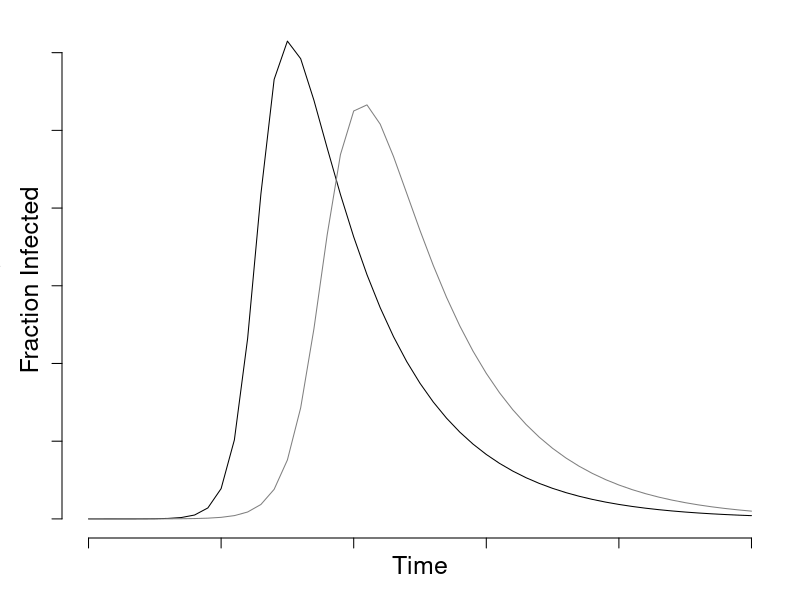
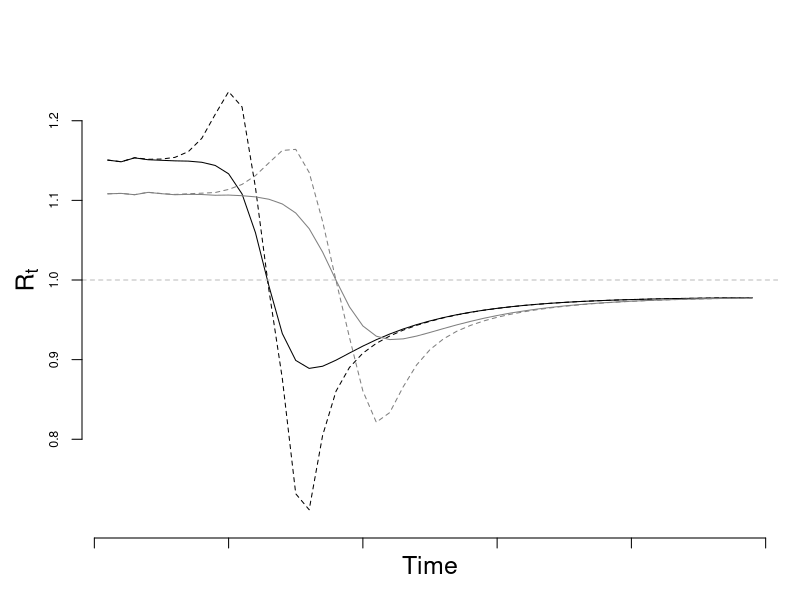
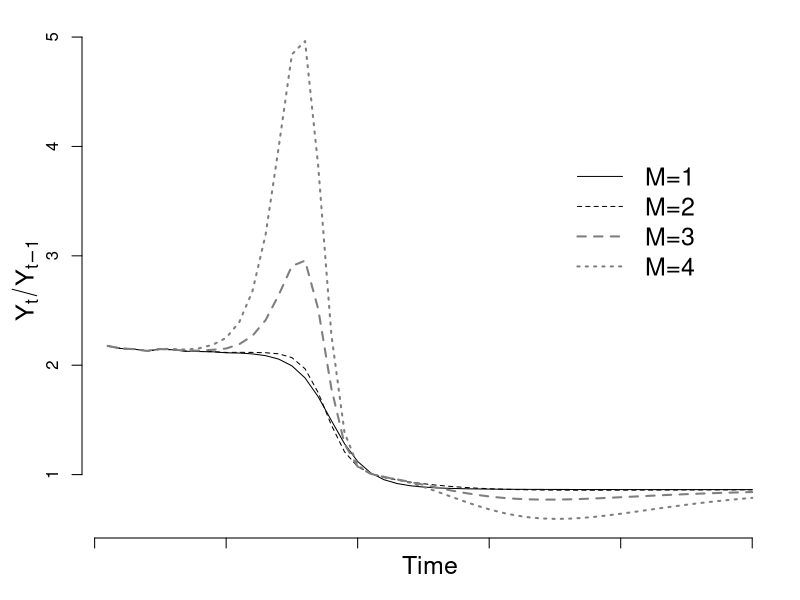
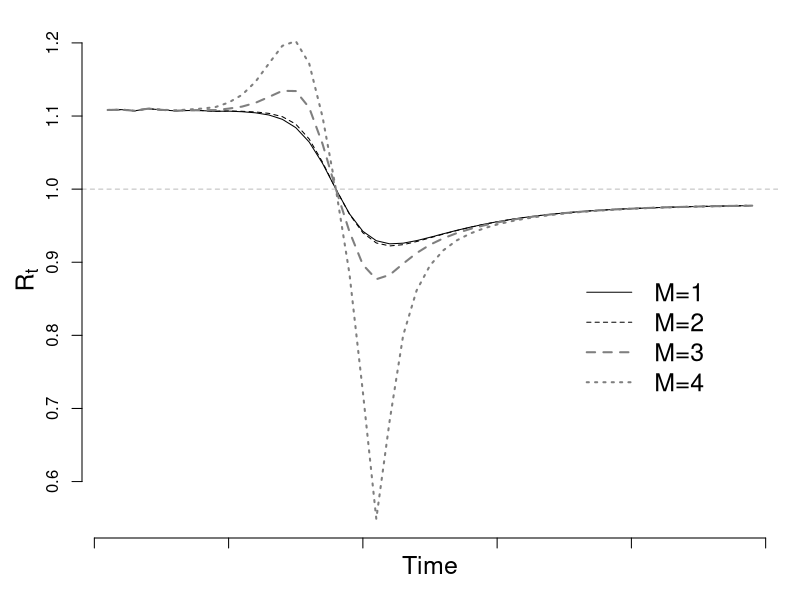

Here is the R script that generated these plots, in order:
## Potential bias due to self-selection and measurement error 
## from a deterministic SIR mode

## Load deSolve package
library(deSolve)

## Create an SIR function
sir <- function(time, state, parameters) {
  
  with(as.list(c(state, parameters)), {
    
    dS <- -beta * S * I
    dI <-  beta * S * I - gamma * I
    dR <-                 gamma * I
    
    return(list(c(dS, dI, dR)))
  })
}

### Set parameters
## Proportion in each compartment: Susceptible 0.999999, Infected 0.000001, Recovered 0
init       <- c(S = 1-1e-6, I = 1e-6, R = 0.0)
## beta: infection parameter; gamma: recovery parameter
# parameters <- c(beta = 1.4247, gamma = 0.14286)
parameters1 <- c(beta = 1.2, gamma = 0.15)
parameters2 <- c(beta = 0.9, gamma = 0.15)
## Time frame
times      <- seq(0, 50, by = 1)

## Solve using ode (General Solver for Ordinary Differential Equations)
out1 <- ode(y = init, times = times, func = sir, parms = parameters1)
out2 <- ode(y = init, times = times, func = sir, parms = parameters2)
## change to data frame
out1 <- as.data.frame(out1)
out2 <- as.data.frame(out2)
## Delete time variable
out1$time <- NULL
out2$time <- NULL
## Show data
png(filename = "../figs/sir.png",
    width = 6.5, height = 4, units = "in", res = 1200, pointsize = 12)
par(mar = c(3,3,1,1)+0.1)
plot(times, out1$I, type = "l", axes = FALSE, bty = "n")
lines(times, out2$I, col = "grey50")
axis(side = 1, labels = FALSE)
axis(side = 2, labels = FALSE)
mtext("Fraction Infected", side = 2, line = 1, cex = 1.5)
mtext("Time", side = 1, line = 1, cex = 1.5)
dev.off()

## Setup for bias plots
f = 0.02
M = 4 
days = 1:365
FP = 0.024; FN = 0.30
bary1_new = -diff(out1$S)
bary1_all = out1$I
bary2_new = -diff(out2$S)
bary2_all = out2$I

bias_fn <- function(M, bary, f, FP = 0.01, FN = 0.15) {
  const = (bary*M + (1-bary))
  f0 = f/const
  f1 = M*f0
  Delta = f1 - f0
  D_M1 = 1 - Delta * bary/(1-bary) * (FP*(1-bary) + FN * bary)/ (f0 * (1-bary) + f1 * bary)
  D_M2 = 1/(1-FP-FN)
  D_M = D_M1 * D_M2
  rho = Delta*sqrt(bary*(1-bary))/sqrt(f*(1-f))
  error = rho*sqrt((1-f)/f) * sqrt(1-bary)/sqrt(bary)*D_M
  lag_error = error[1:(length(error)-1)]
  cur_error = error[2:(length(error))]
  
  lin_term = cur_error - lag_error
  quad_term = lag_error^2 - cur_error*lag_error
  
  cur_bary = bary[2:length(error)]
  lag_bary = bary[1:(length(error)-1)]
  
  bias = (lin_term+quad_term) * cur_bary/lag_bary
  
  Rt = 1+log(cur_bary/lag_bary)/7
  logbias = log(1+lin_term+quad_term)/7
  
  return(list("r"=cur_bary/lag_bary, "bias" = bias,
              "Rt"=Rt, "logbias"=logbias))
}

bias1_all = bias_fn(M, bary1_all, f)
bias1_new = bias_fn(M, bary1_new, f)
bias2_all = bias_fn(M, bary2_all, f)
bias2_new = bias_fn(M, bary2_new, f)

## Ratio Comparison: Use New for Fraction of New Cases
ymax = max(bias1_new$Rt+bias1_new$logbias, bias1_new$Rt, bias2_new$Rt+bias2_new$logbias, bias2_new$Rt, na.rm = TRUE)
ymin = min(bias1_new$Rt+bias1_new$logbias, bias1_new$Rt, bias2_new$Rt+bias2_new$logbias, bias2_new$Rt, na.rm = TRUE)
png(filename = "../figs/sir_rt_comparison.png",
    width = 6.5, height = 4, units = "in", res = 1200, pointsize = 12)
par(mar = c(3,4,1,1)+0.1)
plot(bias1_new$Rt, type = "l", ylim = c(0.7, 1.3), axes = FALSE, bty = "n", xlab = "", ylab = "")
lines(bias1_new$Rt + bias1_new$logbias, lty = 2)
abline(h = 1.0, col = "grey", lty = 2)
lines(bias2_new$Rt, lty = 1, col = "grey50")
lines(bias2_new$Rt+bias2_new$logbias, lty = 2, col = "grey50")
axis(side =1, labels = FALSE)
axis(side =2, cex.axis = 0.75, at = seq(0.8,1.2,0.1))
mtext(expression(R[t]), side = 2, line = 2, cex = 1.5)
mtext("Time", side = 1, line = 1, cex = 1.5)
dev.off()

## Same curve, just different M value
M1 = 2; M2 = 3; M3 = 4
bias1 = bias_fn(M1, bary2_all, f, FP, FN)
bias2 = bias_fn(M2, bary2_all, f, FP, FN)
bias3 = bias_fn(M3, bary2_all, f, FP, FN)

## Ratio for different M: Use All for Prevalence
ymax = max(bias3$r+bias3$bias)
ymin = min(bias3$r+bias3$bias)
png(filename = "../figs/sir_ratio.png",
    width = 6.5, height = 4, units = "in", res = 1200, pointsize = 12)
par(mar = c(3,4,1,1)+0.1)
plot(bias1$r, type = "l", ylim = c(ymin, ymax), axes = FALSE, bty = "n", xlab = "", ylab = "")
lines(bias1$r+bias1$bias, lty = 2)
lines(bias2$r+bias2$bias, col = "grey50", lty = 2, lwd = 2)
lines(bias3$r+bias3$bias, col = "grey50", lty = 3, lwd = 2)
axis(side =1, labels = FALSE)
axis(side =2, cex.axis = 1)
mtext(expression(Y[t]/Y[t-1]), side =2, line = 2, cex = 1.5)
mtext("Time", side = 1, line = 1, cex = 1.5)
legend(35, 4.0, legend = c("M=1", "M=2", "M=3", "M=4"), lty = c(1,2,2,3), col = c("black", "black", "grey50", "grey50"), cex = 1.5, bty = "n", lwd = c(1,1,2,2))
dev.off()

## Recompute bias for new only
bias1 = bias_fn(M1, bary2_new, f, FP, FN)
bias2 = bias_fn(M2, bary2_new, f, FP, FN)
bias3 = bias_fn(M3, bary2_new, f, FP, FN)


ymax = max(bias3$Rt+bias3$logbias)
ymin = min(bias3$Rt+bias3$logbias)
png(filename = "../figs/sir_rt.png",
    width = 6.5, height = 4, units = "in", res = 1200, pointsize = 12)
par(mar = c(3,4,1,1)+0.1)
plot(bias1$Rt, type = "l", ylim = c(ymin, ymax), axes = FALSE, bty = "n", ylab = "")
lines(bias1$Rt + bias1$logbias, lty = 2)
abline(h = 1.0, col = "grey", lty = 2)
lines(bias2$Rt+bias2$logbias, lty = 2, col = "grey50", lwd = 2)
lines(bias3$Rt+bias3$logbias, lty = 3, col = "grey50", lwd = 2)
axis(side =1, labels = FALSE)
axis(side =2, cex.axis = 1)
mtext(expression(R[t]), side =2, line = 2, cex = 1.5)
mtext("Time", side = 1, line = 1, cex = 1.5)
legend(35, 0.9, legend = c("M=1", "M=2", "M=3", "M=4"), lty = c(1,2,2,3), col = c("black", "black", "grey50", "grey50"), cex = 1.5, bty = "n", lwd = c(1,1,2,2))
dev.off()
